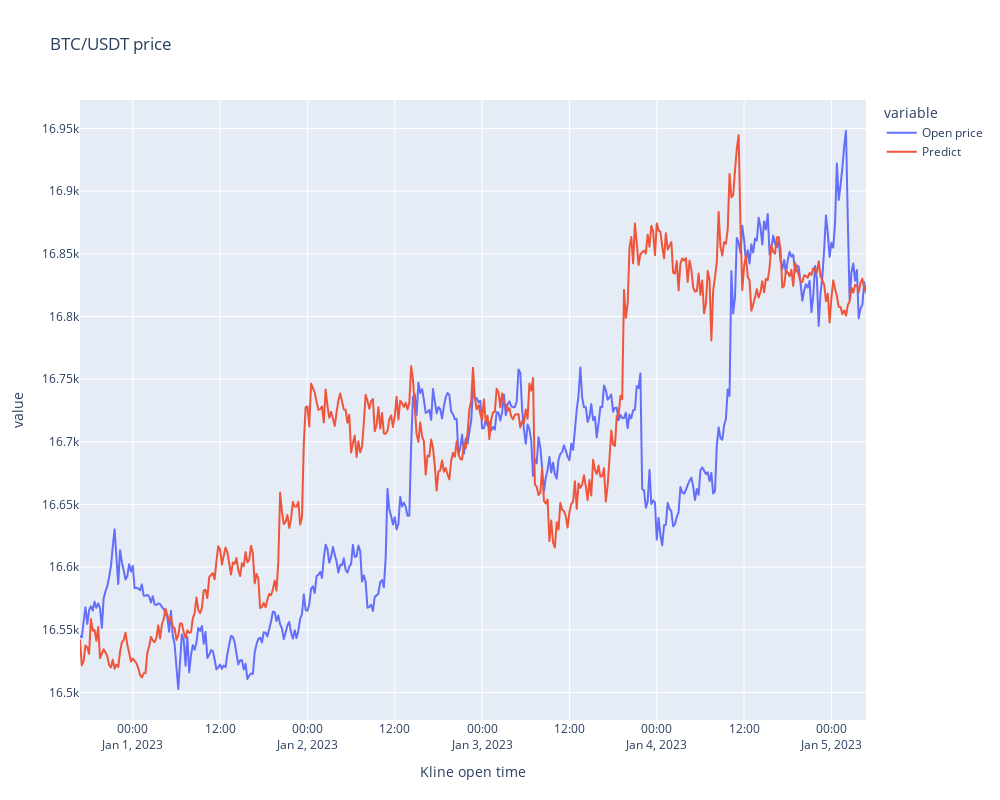

The notebook cell this image was saved under:
### Markdown cell above
### 📌 Visualize the prediction

### Code cell
visualize_prediction(predictions)

### Figure 1 — Plotly figure (JSON) as saved in the notebook; plotly's stock layout.template omitted (floating-point values rounded to 4 significant figures; data arrays with more than 128 entries replaced by an {"elided": "..."} marker saying what was removed)
{"data": [{"hovertemplate": "variable=Open price<br>Kline open time=%{x}<br>value=%{y}<extra></extra>", "legendgroup": "Open price", "line": {"color": "#636efa", "dash": "solid"}, "marker": {"symbol": "circle"}, "mode": "lines", "name": "Open price", "showlegend": true, "type": "scattergl", "x": {"elided": "433 str values"}, "xaxis": "x", "y": {"elided": "433 float values"}, "yaxis": "y"}, {"hovertemplate": "variable=Predict<br>Kline open time=%{x}<br>value=%{y}<extra></extra>", "legendgroup": "Predict", "line": {"color": "#EF553B", "dash": "solid"}, "marker": {"symbol": "circle"}, "mode": "lines", "name": "Predict", "showlegend": true, "type": "scattergl", "x": {"elided": "433 str values"}, "xaxis": "x", "y": {"elided": "433 float values"}, "yaxis": "y"}], "layout": {"height": 800, "legend": {"title": {"text": "variable"}, "tracegroupgap": 0}, "title": {"text": "BTC/USDT price"}, "width": 1000, "xaxis": {"anchor": "y", "autorange": true, "domain": [0, 1], "range": ["2022-12-31 16:45", "2023-01-05 04:45"], "title": {"text": "Kline open time"}, "type": "date"}, "yaxis": {"anchor": "x", "autorange": true, "domain": [0, 1], "range": [16480.0, 16970.0], "title": {"text": "value"}, "type": "linear"}}}
